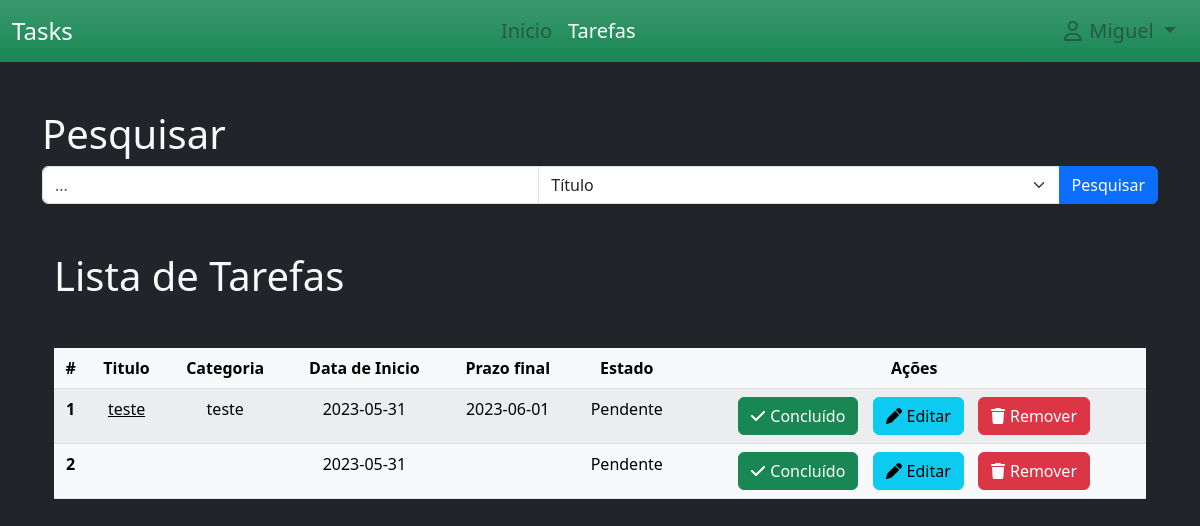
The app's page /tasks (signed in) with its own data.
### project/models.py (models this page shows)
class User(db.Model, UserMixin):
    id = db.Column(db.Integer(), primary_key=True)
    username = db.Column(db.String(30), nullable=False, unique=True)
    email_address = db.Column(db.String(50),nullable=False, unique=True)
    password_hash = db.Column(db.String(60),nullable=False)

class Task(db.Model):
    date_time = datetime.now()
    id = db.Column(db.Integer(), primary_key=True)
    title=db.Column(db.String(200),nullable=False)
    desc = db.Column(db.String(100), nullable=False)
    category = db.Column(db.String(100), nullable = False)
    state = db.Column(db.Boolean(), default=False)
    date_start = db.Column(db.String(), default=date_time.strftime("%Y-%m-%d"))
    date_end = db.Column(db.String())
    id_user = db.Column(db.Integer(), db.ForeignKey('user.id'), nullable=True)

### project/routes.py (the view)
@app.route("/tasks")
def tasks():
    tasks = Task.query.filter_by(id_user = current_user.id).all()
    return render_template('tarefas.html', tasks=tasks)

### project/models.py (called while the page is built)
@login_manager.user_loader
def load_user(user_id):
    return User.query.get(int(user_id))

### project/templates/tarefas.html (shortened to what this page needs)
{% extends './layout/base.html' %}
{% block navbar %}
{% include 'includes/navbar.html' %}
{% endblock %}
{% block content %}
<div class="container mt-5">
    <h1 class="text-light">Pesquisar</h1>
    <div class="input-group mb-3">
        <input id="searchInput" type="text" class="form-control" placeholder="...">
        <select id="searchField" class="form-select">
            <option value="title">Título</option>
        </select>
        <button id="searchButton" class="btn btn-primary">Pesquisar</button>
    </div>
        <div class="container mt-5">
            <h1 class="text-light">Lista de Tarefas</h1>
            <table class="table table-light table-striped mt-5 text-center">
                <thead class="table-light">
                  <tr>
                    <th scope="col">#</th>
                    <th scope="col">Titulo</th>
                    <th scope="col">Categoria</th>
                    <th scope="col">Data de Inicio</th>
                    <th scope="col">Prazo final</th>
                    <th scope="col">Estado</th>
                    <th scope="col">Ações</th>
                  </tr>
                </thead>
                <tbody>
                    {% for task in tasks %}
                        <tr>
                            <th scope="row">{{ loop.index }}</th>
                            <td title="{{ task.desc }}"><u>{{ task.title }}</u></td>
                            <td>{{ task.category }}</td>
                            <td>{{ task.date_start }}</td>
                            <td>{{ task.date_end }}</td>
                            <td>
                                {% if task.state %}
                                    Concluído
                                {% else %}
                                    Pendente
                                {% endif %}
                            </td>
                            <td  style="right: 0%;">
                                <a href="{{ url_for('task_done', task_id=task.id) }}" class="flex btn btn-success" style="margin-right: 10px;">
                                    <i class="fa-solid fa-check" style="margin-right: 5px;"></i>Concluído
                                </a>
                                <a href="{{ url_for('update_task', task_id=task.id) }}" class="flex btn btn-info" style="margin-right: 10px;">
                                    <i class="fa-solid fa-pen" style="margin-right: 5px;"></i>Editar
                                </a>
                                <a class="flex btn btn-danger" data-bs-toggle="modal" data-bs-target="#staticBackdrop_{{ task.id }}">
                                    <i class="fa-solid fa-trash" style="margin-right: 5px;"></i>Remover
                                </a>
                            </td>
                        </tr>
                    {% endfor %}
                </tbody>
              </table>
        </div>
</div>
{% endblock %}

### project/templates/includes/navbar.html (shortened to what this page needs)
{% block navbar %}
<nav class="navbar navbar-expand-lg bg-success bg-gradient" style="top: 0% ;">
    <div class="container-fluid">
        <a class="navbar-brand text-white fs-4">Tasks</a>
        <div class="collapse navbar-collapse justify-content-center w-100" id="navbarNavDropdown">
            <ul class="navbar-nav">
                <li class="nav-item">
                    <a id="idNavInicio" class="nav-link text-body-tertiary fs-5" aria-current="page" href="{{ url_for('index') }}">Inicio</a>
                </li>
                <li class="nav-item">
                    <a id="idNavTarefas" class="nav-link text-body-tertiary fs-5" href="{{ url_for('tasks') }}">Tarefas</a>
                </li>
            </ul>
        </div>
        <div class="collapse navbar-collapse justify-content-end">
            <ul class="navbar-nav d-flex flex-row me-1">
                <li class="nav-item dropdown">
                    <a class="nav-link dropdown-toggle text-body-tertiary fs-5" href="#" role="button" data-bs-toggle="dropdown"aria-expanded="false">
                        <i class="fa-regular fa-user mx-2"></i>{{ current_user.username }}
                    </a>
                </li>
            </ul>
        </div>
    </div>
</nav>
{% endblock %}

### records on screen
User: username "Miguel"
Task: title "teste", category "teste", date_start "2023-05-31", date_end "2023-06-01", state "Pendente"
Task: date_start "2023-05-31", state "Pendente"
